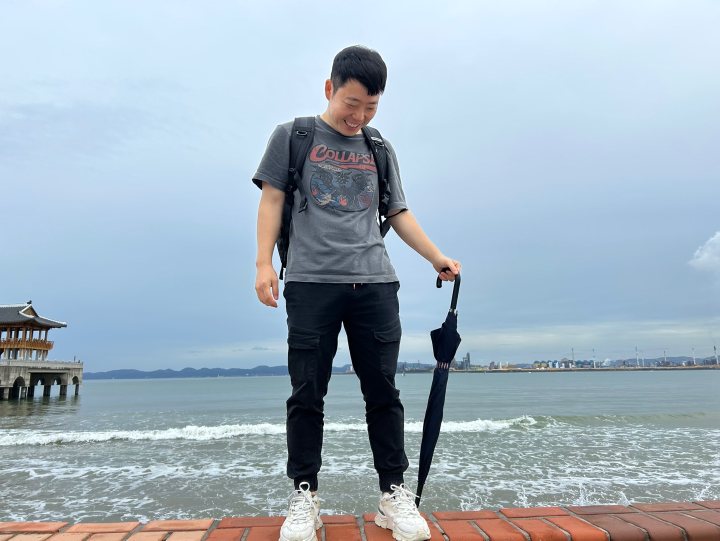
#> input picture python_work/pandas_matplolib/1010/aa.jpg, 1440 x 1081 px (shown at 1/2 size)
$ python ex02.py
#> lines starting #> are read from the running program, lines starting #| are printed output that depends on the picture
import matplotlib.pyplot as plt
import matplotlib
import matplotlib.image as mpimg
background_image_path = 'aa.jpg'  # 이미지 파일 경로를 수정하세요.

background_image = mpimg.imread(background_image_path)
#> background_image is the input picture: shape (1081, 1440, 3); mean R, G, B 161.6, 178.4, 191.2


matplotlib.rcParams['font.family'] = 'Gmarket Sans TTF' # Windows
matplotlib.rcParams['font.size'] = 15 # 글자 크기
matplotlib.rcParams['axes.unicode_minus'] = False # 한글 폰트 사용 시, 마이너스 글자가 깨지는 현상을 해결

x = [150,200,400]
y = [300,30,500]

x2 = [30,50,70]
y2 = [10,3,110]

plt.figure(figsize=(15,5))
plt.plot(x,y,label='A데이터',linewidth=5,marker='X',markersize=30,markerfacecolor='red',markeredgecolor='green', alpha=0.3)
plt.plot(x2,y2,label='B데이터',marker='o')
plt.legend(loc='lower right')

plt.title('한글그래프',fontdict={'family':'BM YEONSUNG','size':50})
plt.xlabel('x축',color='red',loc='right')
plt.ylabel('y축',color='#ffcc00',loc='top')

plt.scatter(70,80)

plt.xticks([10,30,60])
plt.yticks([10,30,60])

plt.text(100,100,'안녕하세요',ha='center')
plt.text(500,1000,'안녕하세요',ha='center')

for elex,eley in zip(x,y):
    plt.text(elex,eley+10,f'[{elex},{eley}]',ha='center')

plt.imshow(background_image)
plt.show()
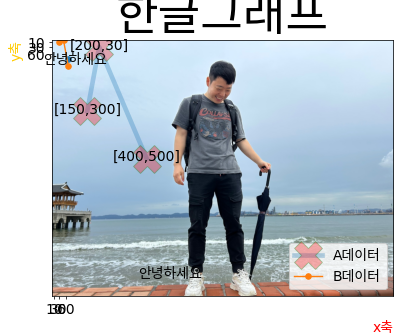
#> figure drawn by matplotlib, 1 panel
# plt.savefig('a.png')
# plt.close()
